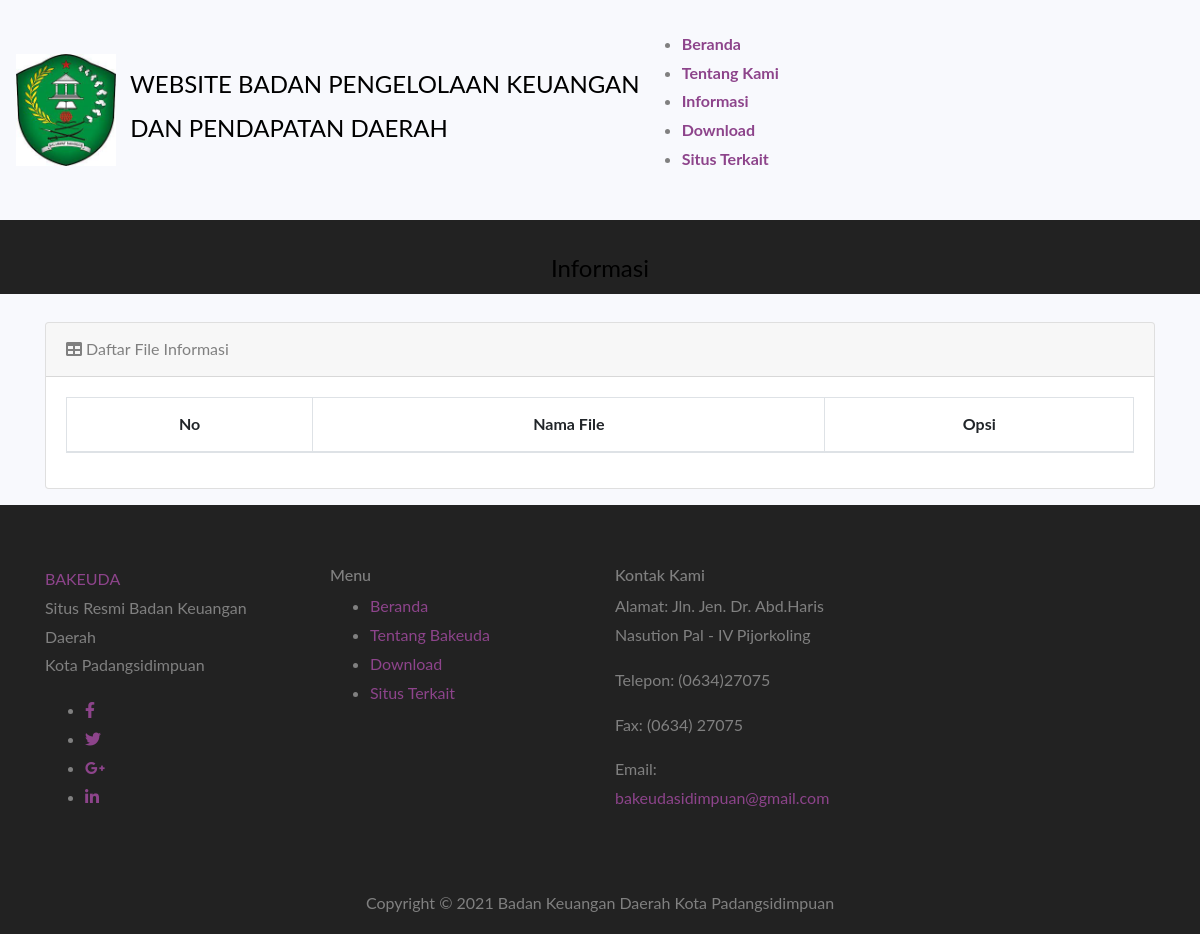
/index.php/welcome/informasi, run on an earlier commit of the app's database.
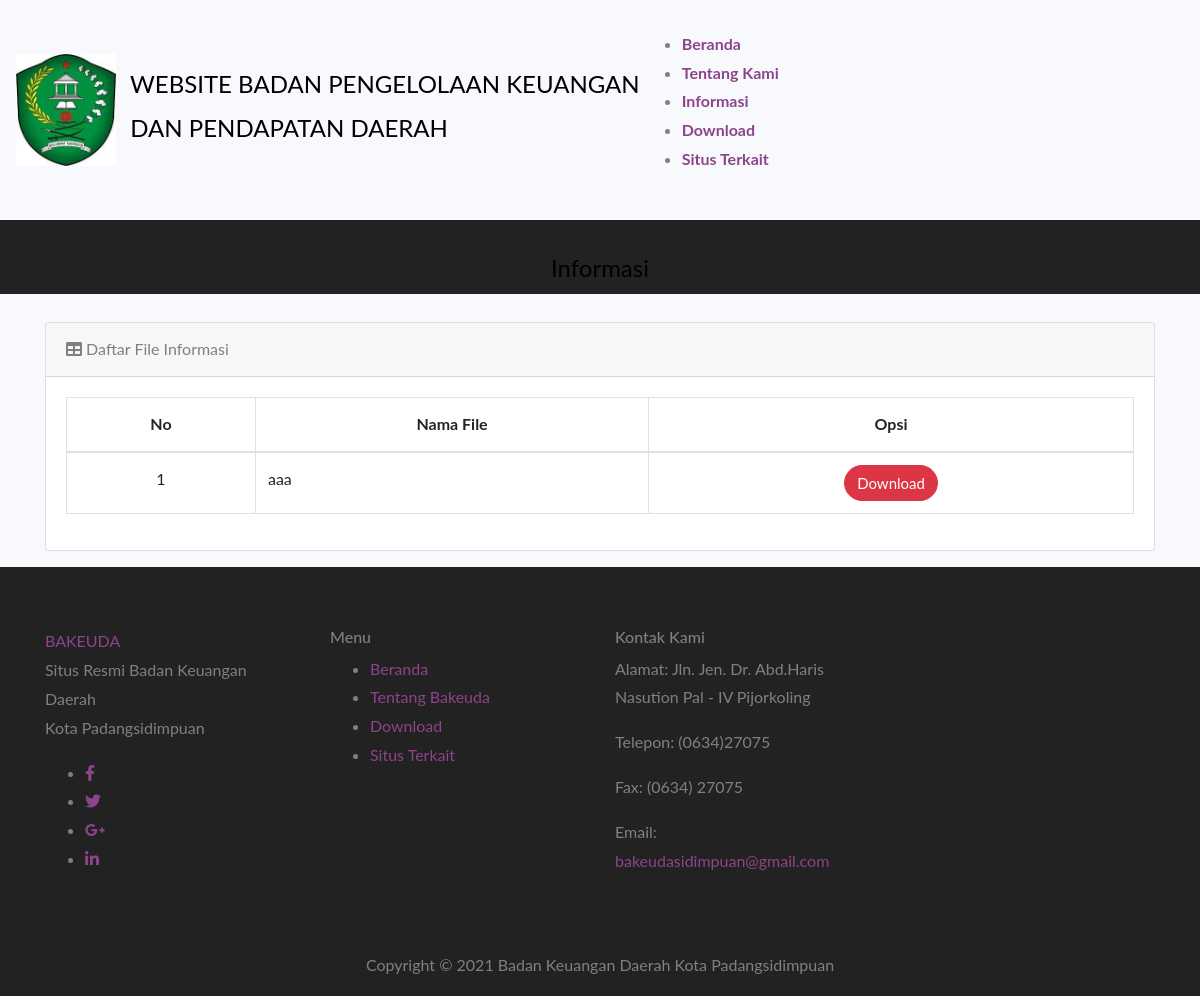
And on a later commit of the database.
### tables this page shows
CREATE TABLE `tbl_informasi` (
  `id_informasi` int(11) NOT NULL,
  `nama_berkas` varchar(128) NOT NULL,
  `keterangan_berkas` varchar(128) NOT NULL
);

### application/controllers/Welcome.php (called while the page is built, shortened)
<?php
class Welcome extends CI_Controller {
	public function __construct()
	{
		$this->load->helper('url');
		$this->load->helper('form');
		$this->load->library('form_validation');
		$this->load->model('model_login');
		$this->load->model('model_download');
		$this->load->model('model_situsterkait');
		$this->load->model('model_polling');
		$this->load->model('model_informasi');
		$this->load->model('model_berita');
		$this->load->library('session');
	}
	public function informasi()
	{
        $data['content'] = $this->model_informasi->Tampilinformasi();
		$this->load->view('informasi',$data);
	}
}

### index.php (called while the page is built, shortened)
<?php
require_once BASEPATH.'core/CodeIgniter.php';

### application/models/Model_informasi.php (called while the page is built, shortened)
<?php if ( ! defined('BASEPATH')) exit('No direct script access allowed');
class Model_informasi extends CI_Model {
	function Tampilinformasi()
    {
		$this->db->order_by('keterangan_berkas');
        return $this->db->from('tbl_informasi')
			->get();
    }
}

### application/views/informasi.php (the view, shortened to what this page needs)
<BR>
<div class="latest-project-area black-bg pt-30">
        <div class="container">
            <div class="row">
                <div class="col-lg-12 text-center">
                    <div class="section-title">
                        <h4>Informasi</h4>
                    </div>
                </div>
            </div>
        </div>
    </div>
    <BR>
    <section id_informasi="services" class="services">
      <div class="container">
  <div class="card mb-3">
        <div class="card-header">
          <i class="fa fa-table"></i> Daftar File Informasi</div>
        <div class="card-body">
          <div class="table-responsive">
          <table class="table table-bordered" id="example" width="100%" cellspacing="0">
              <thead>
                <tr class="text-center">
                  <th>No</th>
                  <th>Nama File</th>
                  <th>Opsi</th>
                </tr>
              </thead>
            <tbody  class="text-center">
                <tr>
                <?php
                  $i = 1;
                  foreach ($content->result() as $data) : ?>
                  <td><?= $i ?></td>
                  <td align="left"><?= $data->keterangan_berkas ?></td>
                  <td>
                    <a href="<?php echo base_url()?>welcome/action_informasi/<?php echo $data->id_informasi; ?>" class="btn btn-danger">Download</i></a>
                  </td>
                </tr>
                    <?php
                      $i++;
                    endforeach;
                  ?>
              </tbody>
            </table>
          </div>
        </div>
      </div>
    </div>

What changed in the data, as far as the page shows it:
added tbl_informasi: keterangan_berkas "aaa"
